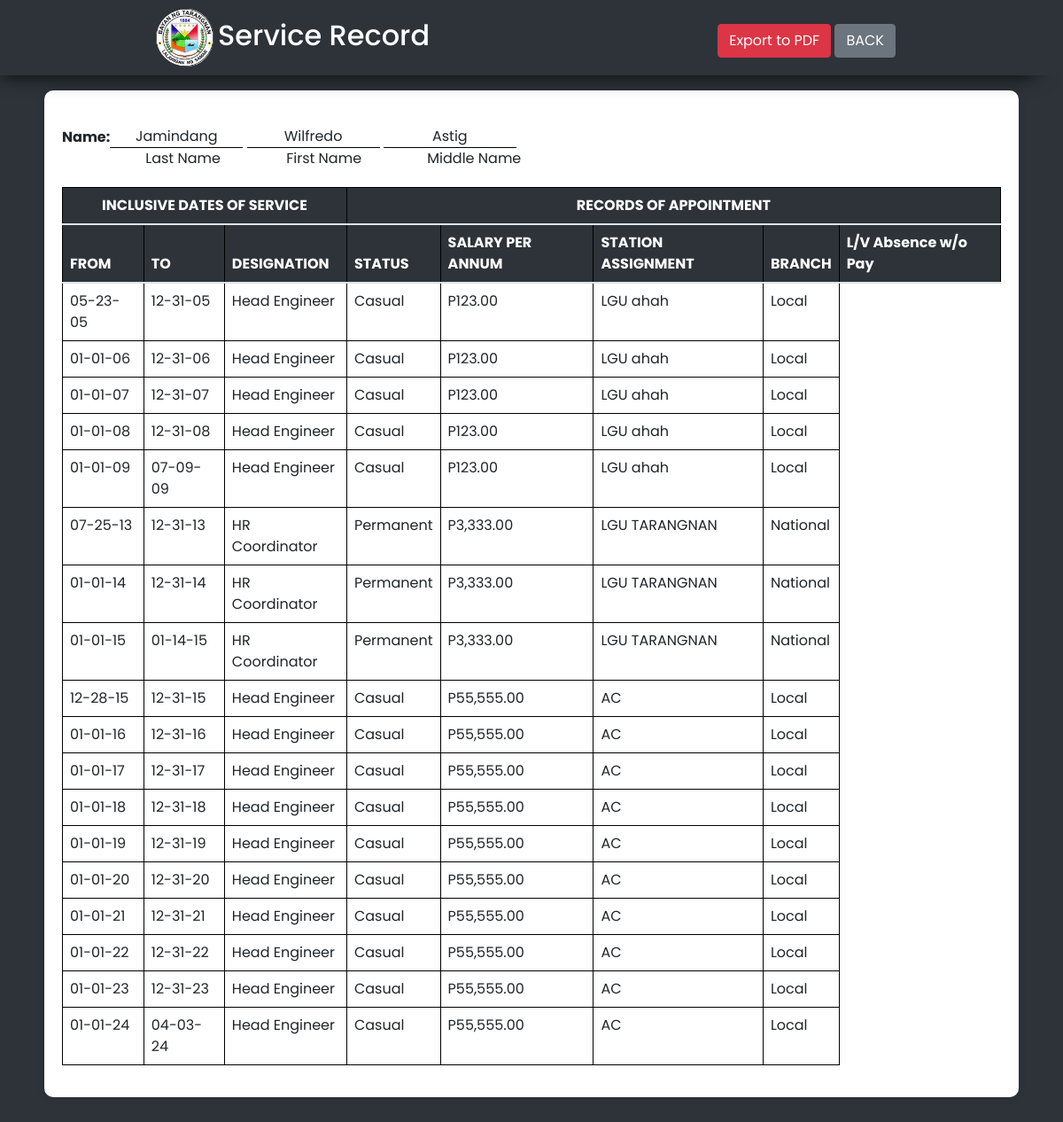
Page /admin/table/view_service_record.php?employee_id=19 on the committed database.
### tables this page shows
CREATE TABLE `employees` (
  `employee_id` int(11) NOT NULL,
  `first_name` varchar(255) NOT NULL,
  `middle_name` varchar(255) DEFAULT NULL,
  `last_name` varchar(255) NOT NULL,
  `contact_number` varchar(255) DEFAULT NULL,
  `address` varchar(255) DEFAULT NULL,
  `birthday` date DEFAULT NULL
);

CREATE TABLE `serviceperiods` (
  `period_id` int(11) NOT NULL,
  `employee_id` int(11) NOT NULL,
  `department_id` int(11) NOT NULL,
  `position_id` int(11) NOT NULL,
  `start_date` date NOT NULL,
  `end_date` date DEFAULT NULL,
  `status` enum('Active','Retired','Transferred','Resigned','Promoted') NOT NULL,
  `salary` decimal(10,2) DEFAULT NULL,
  `employment_type` enum('Casual','Permanent') NOT NULL,
  `station_assignment` varchar(255) DEFAULT NULL,
  `branch_type` enum('Local','National') NOT NULL
);

CREATE TABLE `positions` (
  `position_id` int(11) NOT NULL,
  `department_id` int(11) NOT NULL,
  `position_title` varchar(255) NOT NULL
);

### admin/table/view_service_record.php (the view, shortened to what this page needs)
<?php
$host = 'localhost';
$dbname = 'hrmo_tarangnan';
$username = 'root';
$password = '';
$employee_id = isset($_GET['employee_id']) ? $_GET['employee_id'] : 0;
$conn = new mysqli($host, $username, $password, $dbname);
$sql = "SELECT
            e.employee_id, e.first_name, e.middle_name, e.last_name, e.address, e.birthday,
            pos.position_title, sp.start_date, sp.end_date, sp.employment_type, sp.salary, sp.station_assignment, sp.branch_type
        FROM
            Employees e
        INNER JOIN
            ServicePeriods sp ON e.employee_id = sp.employee_id
        INNER JOIN
            Positions pos ON sp.position_id = pos.position_id
        WHERE
            e.employee_id = ?
        ORDER BY
            sp.start_date";
$stmt = $conn->prepare($sql);
$stmt->bind_param("i", $employee_id);
$stmt->execute();
$result = $stmt->get_result();
$records = [];
if ($result->num_rows > 0) {
    while($row = $result->fetch_assoc()) {
        $records[] = $row;
    }
} else {
    echo "<p>No service records found.</p>";
}
?>
<!DOCTYPE html>
<html>
<head>
    <link href="https://stackpath.bootstrapcdn.com/bootstrap/4.5.2/css/bootstrap.min.css" rel="stylesheet">
</head>
<body>
        <div class="container">
            <nav class="nav-header">
                <h2><img src="/tarangnan/admin/log/logo.jpg" alt="Logo">Service Record</h2>
                <div class="btn">
                <button onclick="exportPDF()" class="btn btn-danger">Export to PDF</button>
                <a class="btn btn-secondary" href="/tarangnan/admin/table/table.php">BACK</a>
                </div>
            </nav>
            <div class="no-print control-buttons">
             <div class="bond-paper">
                <div class="header-info">
                    <table>
                        <tr>
                            <td style="vertical-align: bottom;"><strong>Name:</strong></td>
                            <td>
                                <div style="border-bottom: 1px solid black; text-align: center; min-width: 150px; display: inline-block;">
                                    <?php echo htmlspecialchars($records[0]['last_name'] ?? ''); ?>
                                </div>
                                <div style="border-bottom: 1px solid black; text-align: center; min-width: 150px; display: inline-block;">
                                    <?php echo htmlspecialchars($records[0]['first_name'] ?? ''); ?>
                                </div>
                                <div style="border-bottom: 1px solid black; text-align: center; min-width: 150px; display: inline-block;">
                                    <?php echo htmlspecialchars($records[0]['middle_name'] ?? ''); ?>
                                </div>
                            </td>
                        </tr>
                        <tr>
                            <td></td>
                            <td>
                                <span style="margin-left: 40px; margin-right: 70px; display: inline-block; text-align: center;">Last Name</span>
                                <span style="margin-right: 70px; display: inline-block; text-align: center;">First Name</span>
                                <span style="display: inline-block; text-align: center;">Middle Name</span>
                            </td>
                        </tr>
                    </table>
                </div>
                <table class="table" id="serviceRecordTable">
                <thead>
                    <tr>
                        <th colspan="3" style="text-align: center;">INCLUSIVE DATES OF SERVICE</th>
                        <th colspan="5" style="text-align: center;">RECORDS OF APPOINTMENT</th>
                    </tr>
                    <tr>
                        <th>FROM</th>
                        <th>TO</th>
                        <th>DESIGNATION</th>
                        <th>STATUS</th>
                        <th>SALARY PER ANNUM</th>
                        <th>STATION ASSIGNMENT</th>
                        <th>BRANCH</th>
                        <th>L/V Absence w/o Pay</th>
                    </tr>
                            </thead>
                            <tbody>
                            <?php foreach ($records as $record): ?>
                                <?php
                                $originalStartDate = new DateTime($record['start_date']);
                                $startDate = clone $originalStartDate;
                                $endDate = $record['end_date'] ? new DateTime($record['end_date']) : new DateTime();
                                $originalEndDate = clone $endDate;
                                $isFirstPeriod = true;
                                while ($startDate < $originalEndDate) {
                                    if ($isFirstPeriod) {
                                        $tempEnd = new DateTime($startDate->format('Y') . '-12-31');
                                        $isFirstPeriod = false;
                                    } else {
                                        $startDate = new DateTime($startDate->format('Y') . '-01-01');
                                        $tempEnd = new DateTime($startDate->format('Y') . '-12-31');
                                    }
                                    if ($startDate->format('Y') >= $originalEndDate->format('Y')) {
                                        $tempEnd = $originalEndDate;
                                    }
                                    echo "<tr>";
                                    echo "<td>" . date('m-d-y', strtotime($startDate->format('Y-m-d'))) . "</td>";
                                    echo "<td>" . date('m-d-y', strtotime($tempEnd->format('Y-m-d'))) . "</td>";
                                    echo "<td>" . htmlspecialchars($record['position_title']) . "</td>";
                                    echo "<td>" . htmlspecialchars($record['employment_type']) . "</td>";
                                    echo "<td> P" . number_format($record['salary'], 2) . "</td>";
                                    echo "<td>" . htmlspecialchars($record['station_assignment']) . "</td>";
                                    echo "<td>" . htmlspecialchars($record['branch_type']) . "</td>";
                                    echo "</tr>";
                                    $startDate = $tempEnd->modify('+1 day');
                                }
                                ?>
                            <?php endforeach; ?>
                            </tbody>
                        </table>
                    </div>
                </div>
            </div>
</body>
</html>

### admin/table/view_service_record.php (style rules this page uses)
* { margin: 0; padding: 0; box-sizing: border-box; }
body { width: 100%; font-family: 'Poppins', sans-serif; background-color: #2d3339; }
.nav-header { position: fixed; top: 0; left: 0; width: 100%; display: flex; justify-content: space-around; text-align: center; background-color: #2d3339; color: #fff; padding: 10px 20px; z-index: 1000; -webkit-box-shadow: -15px 14px 25px -16px #000000; -moz-box-shadow: -15px 14px 25px -16px #000000; box-shadow: -15px 14px 25px -16px #000000; }
.nav-header h2 { margin: 0; }
.nav-header .btn { color: #fff; }
.container { margin-top: 60px; padding: 20px; }
.table { width: 100%; border-collapse: collapse; margin-top: 20px; }
.table th, .table td { border: 1px solid black; padding: 8px; text-align: left; }
.table th { background-color: #2d3339; color: #fff; }
.table td { background-color: #fff; }
.no-print { display: flex; justify-content: flex-end; margin-bottom: 20px; }
.control-buttons { display: flex; justify-content: center; }
.bond-paper { background-color: #fff; margin-top: 2%; padding: 20px; border-radius: 10px; box-shadow: 0 0 10px rgba(0, 0, 0, 0.1); }
.header-info { margin-bottom: 20px; margin-top: 20px; }
nav h2 img { width: 70px; padding-right: 5px; border-radius: 50%; }
.btn { margin-top: 5px; }

### rows in the picture
employees: last_name "Jamindang", first_name "Wilfredo", middle_name "Astig"
serviceperiods: start_date "05-23-05", start_date "12-31-05", position.position_title "Head Engineer", employment_type "Casual", salary "123.00", station_assignment "LGU ahah", branch_type "Local", start_date "01-01-06", start_date "12-31-06", start_date "01-01-07", start_date "12-31-07", start_date "01-01-08", start_date "12-31-08", start_date "01-01-09", end_date "07-09-09"
serviceperiods: start_date "07-25-13", start_date "12-31-13", position.position_title "HR Coordinator", employment_type "Permanent", salary "3,333.00", station_assignment "LGU TARANGNAN", branch_type "National", start_date "01-01-14", start_date "12-31-14", start_date "01-01-15", end_date "01-14-15"
serviceperiods: start_date "12-28-15", start_date "12-31-15", position.position_title "Head Engineer", employment_type "Casual", salary "55,555.00", station_assignment "AC", branch_type "Local", start_date "01-01-16", start_date "12-31-16", start_date "01-01-17", start_date "12-31-17", start_date "01-01-18", start_date "12-31-18", start_date "01-01-19", start_date "12-31-19", start_date "01-01-20", start_date "12-31-20", start_date "01-01-21", start_date "12-31-21", start_date "01-01-22", start_date "12-31-22", start_date "01-01-23", start_date "12-31-23", start_date "01-01-24", end_date "04-03-24"
